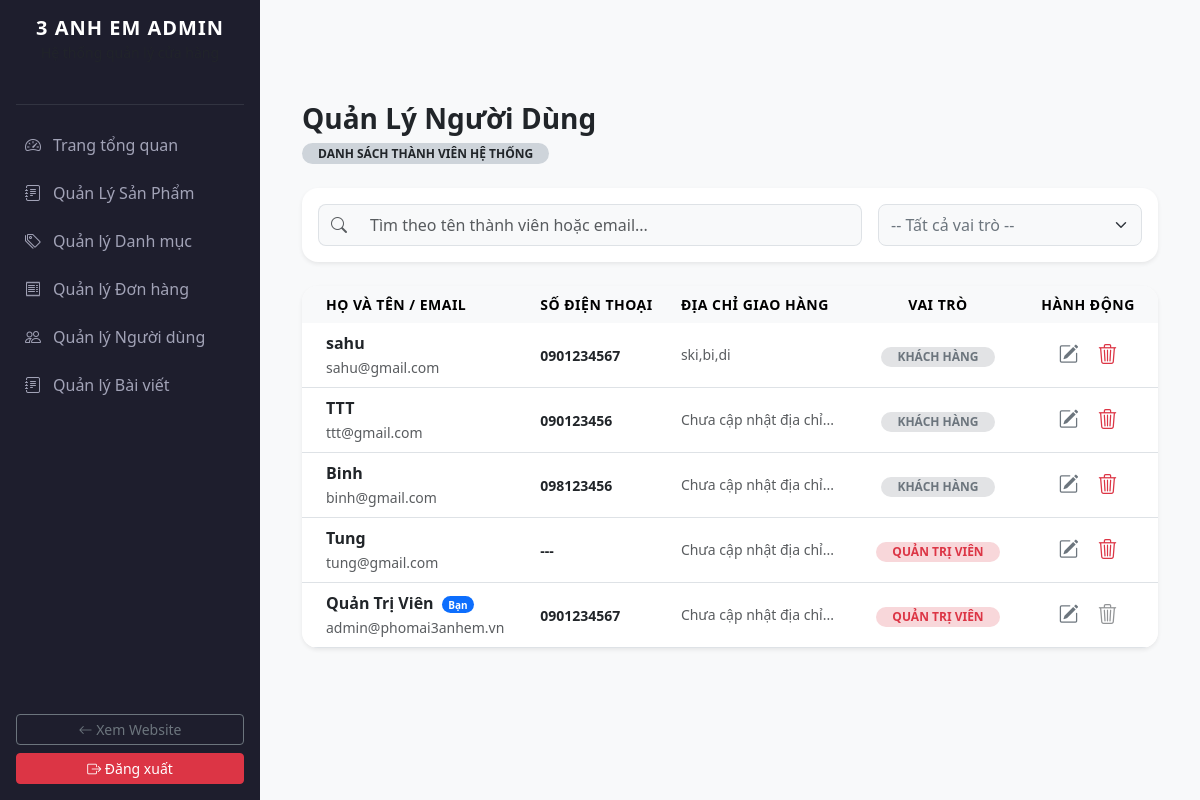
Page /phomai3anhem/admin/admin-users.php (signed in) on the committed database.
### tables this page shows
CREATE TABLE `users` (
  `id` int(10) UNSIGNED NOT NULL,
  `full_name` varchar(100) NOT NULL,
  `email` varchar(150) NOT NULL,
  `password` varchar(255) NOT NULL,
  `phone` varchar(20) DEFAULT NULL,
  `address` text DEFAULT NULL,
  `role` enum('customer','admin') NOT NULL DEFAULT 'customer',
  `created_at` datetime NOT NULL DEFAULT current_timestamp(),
  `updated_at` datetime NOT NULL DEFAULT current_timestamp() ON UPDATE current_timestamp()
);

### phomai3anhem/admin/admin-users.php (the view, shortened to what this page needs)
<?php
include_once '../config/db.php';
include_once 'includes/header.php';
$stmt = $pdo->query("SELECT id, full_name, email, phone, address, role, created_at FROM users ORDER BY id DESC");
$users = $stmt->fetchAll();
?>
<div class="container my-5 pt-4">
    <div class="mb-4">
        <h3 class="fw-bold text-dark mb-1">Quản Lý Người Dùng</h3>
        <span class="badge bg-dark-subtle text-dark rounded-pill px-3 py-1.5 small text-uppercase">Danh sách thành viên hệ thống</span>
    </div>
    <div class="card border-0 shadow-sm rounded-4 p-3 bg-white mb-4">
        <div class="row g-3">
            <div class="col-12 col-md-7 col-lg-8">
                <div class="input-group">
                    <span class="input-group-text bg-light border-end-0 text-muted rounded-start-3"><i class="bi bi-search"></i></span>
                    <input type="text" id="searchUserInput" class="form-control bg-light border-start-0 rounded-end-3 py-2 small" placeholder="Tìm theo tên thành viên hoặc email..." onkeyup="filterAdminUsers()">
                </div>
            </div>
            <div class="col-12 col-md-5 col-lg-4">
                <select id="filterRoleSelect" class="form-select bg-light rounded-3 py-2 small text-secondary" onchange="filterAdminUsers()">
                    <option value="all">-- Tất cả vai trò --</option>
                </select>
            </div>
        </div>
    </div>
    <div class="card border-0 shadow-sm rounded-4 overflow-hidden bg-white">
        <div class="table-responsive">
            <table class="table table-hover align-middle mb-0" id="adminUsersTable">
                <thead class="table-light text-secondary small text-uppercase" style="letter-spacing: 0.5px;">
                    <tr>
                        <th class="border-0 ps-4">Họ và Tên / Email</th>
                        <th class="border-0">Số điện thoại</th>
                        <th class="border-0">Địa chỉ giao hàng</th>
                        <th class="border-0 text-center" style="width: 160px;">Vai Trò</th>
                        <th class="border-0 text-center" style="width: 140px;">Hành động</th>
                    </tr>
                </thead>
                <tbody>
                    <?php if (count($users) > 0): ?>
                        <?php foreach ($users as $u): ?>
                            <tr class="user-data-row"
                                data-name="<?= mb_strtolower(htmlspecialchars($u['full_name']), 'UTF-8'); ?>"
                                data-email="<?= mb_strtolower(htmlspecialchars($u['email']), 'UTF-8'); ?>"
                                data-role="<?= strtolower(htmlspecialchars($u['role'])); ?>">
                                <td class="ps-4">
                                    <div class="fw-bold text-dark mb-0">
                                        <?= htmlspecialchars($u['full_name']); ?>
                                        <?php if(isset($_SESSION['user_id']) && $u['id'] == $_SESSION['user_id']): ?>
                                            <span class="badge bg-primary rounded-pill small ms-1" style="font-size: 10px;">Bạn</span>
                                        <?php endif; ?>
                                    </div>
                                    <small class="text-muted text-lowercase"><?= htmlspecialchars($u['email']); ?></small>
                                </td>
                                <td>
                                    <span class="text-dark small fw-semibold"><?= !empty($u['phone']) ? htmlspecialchars($u['phone']) : '---'; ?></span>
                                </td>
                                <td>
                                    <small class="text-muted d-block text-truncate" style="max-width: 250px;" title="<?= htmlspecialchars($u['address']); ?>">
                                        <?= !empty($u['address']) ? htmlspecialchars($u['address']) : 'Chưa cập nhật địa chỉ...'; ?>
                                    </small>
                                </td>
                                <td class="text-center">
                                    <?php if (strtolower($u['role']) === 'admin'): ?>
                                        <span class="badge bg-danger-subtle text-danger rounded-pill px-3 py-1.5 small fw-bold text-uppercase">Quản Trị Viên</span>
                                    <?php else: ?>
                                        <span class="badge bg-secondary-subtle text-secondary rounded-pill px-3 py-1.5 small text-uppercase">Khách Hàng</span>
                                    <?php endif; ?>
                                </td>
                                <td class="text-center">
                                    <div class="btn-group gap-1">
                                        <button class="btn btn-sm btn-outline-secondary rounded-3 border-0 px-2"
                                                onclick='openEditUserModal(<?= json_encode($u, JSON_HEX_APOS | JSON_HEX_QUOT); ?>)' title="Chỉnh sửa quyền">
                                            <i class="bi bi-pencil-square fs-5"></i>
                                        </button>
                                        <?php if(isset($_SESSION['user_id']) && $u['id'] != $_SESSION['user_id']): ?>
                                            <a href="admin-user-process.php?action=delete&id=<?= $u['id']; ?>"
                                               class="btn btn-sm btn-outline-danger rounded-3 border-0 px-2"
                                               onclick="return confirm('Bạn có chắc chắn muốn xóa vĩnh viễn tài khoản thành viên này? Người dùng sẽ không thể đăng nhập được nữa.')" title="Xóa tài khoản">
                                                <i class="bi bi-trash3 fs-5"></i>
                                            </a>
                                        <?php else: ?>
                                            <button class="btn btn-sm btn-outline-light rounded-3 border-0 px-2 text-muted" disabled title="Không thể xóa chính mình">
                                                <i class="bi bi-trash3 fs-5 text-black-30"></i>
                                            </button>
                                        <?php endif; ?>
                                    </div>
                                </td>
                            </tr>
                        <?php endforeach; ?>
                    <?php else: ?>
                        <tr>
                            <td colspan="5" class="text-center py-5 text-muted small">Hệ thống chưa có tài khoản thành viên nào đăng ký.</td>
                        </tr>
                    <?php endif; ?>
                </tbody>
            </table>
        </div>
    </div>
</div>
<?php include_once 'includes/footer.php'; ?>

### phomai3anhem/assets/css/style.css (style rules this page uses)
:root { --primary-gold: #E5A93B; --bg-cream: #FDFBF7; --text-charcoal: #2C2C2C; --glass-bg: rgba(255, 255, 255, 0.7); --glass-border: rgba(255, 255, 255, 0.4); --glass-blur: blur(12px); }
body { background-color: var(--bg-cream); color: var(--text-charcoal); font-family: 'Segoe UI', Tahoma, Geneva, Verdana, sans-serif; overflow-x: hidden; }

### phomai3anhem/admin/includes/header.php (style rules this page uses)
:root { --sidebar-width: 260px; --gold-color: #cca43b; }
body { background-color: #f8f9fa; font-family: 'Segoe UI', system-ui, sans-serif; }

### rows in the picture
users: full_name "sahu", email "sahu@gmail.com", phone "0901234567", address "ski,bi,di", role "KHÁCH HÀNG"
users: full_name "TTT", email "ttt@gmail.com", phone "090123456", address "Chưa cập nhật địa chỉ...", role "KHÁCH HÀNG"
users: full_name "Binh", email "binh@gmail.com", phone "098123456", address "Chưa cập nhật địa chỉ...", role "KHÁCH HÀNG"
users: full_name "Tung", email "tung@gmail.com", address "Chưa cập nhật địa chỉ...", role "QUẢN TRỊ VIÊN"
users: full_name "Quản Trị Viên", shows "Bạn", email "admin@phomai3anhem.vn", phone "0901234567", shows "Chưa cập nhật địa chỉ...", role "QUẢN TRỊ VIÊN"
